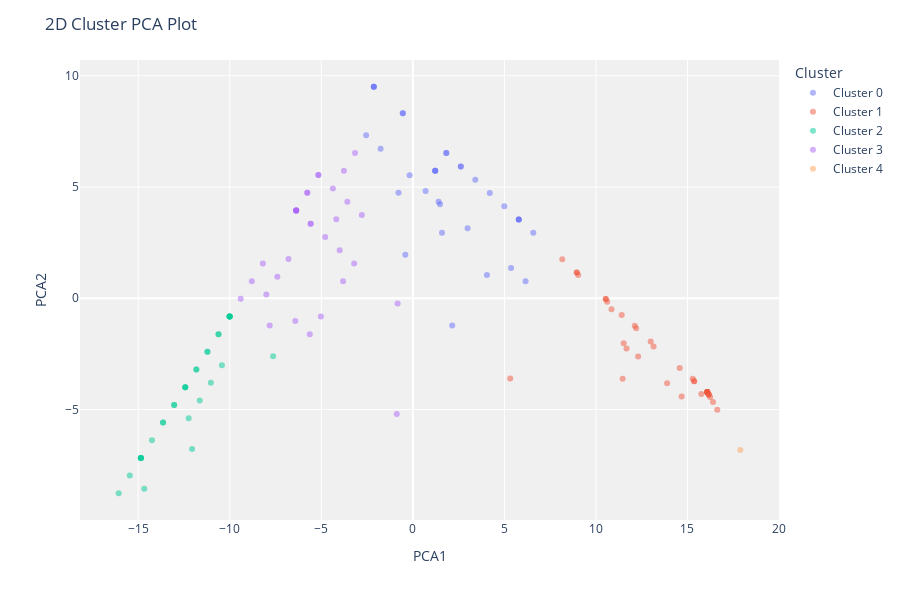

Notebook code cell kept with this figure:
### Code cell
plot_model(model_kmeans, plot = 'cluster')

### Figure 1 — Plotly figure (JSON) as saved in the notebook; plotly's stock layout.template omitted (floating-point values rounded to 4 significant figures)
{"data": [{"customdata": [[null], [null], [null], [null], [null], [null], [null], [null], [null], [null], [null], [null], [null], [null], [null], [null], [null], [null], [null], [null], [null], [null], [null], [null], [null], [null], [null], [null], [null], [null], [null], [null], [null]], "hovertemplate": "Cluster=Cluster 0<br>PCA1=%{x}<br>PCA2=%{y}<br>Feature=%{customdata[0]}<extra></extra>", "legendgroup": "Cluster 0", "marker": {"color": "#636efa", "opacity": 0.5, "symbol": "circle"}, "mode": "markers", "name": "Cluster 0", "orientation": "v", "showlegend": true, "textposition": "top center", "type": "scatter", "x": [1.827, 4.202, -2.552, 5.786, 2.991, 2.151, 2.619, 6.577, 1.486, 2.619, -0.5483, -2.132, 1.221, -1.76, 1.593, -0.1764, 4.047, -0.4103, 5.366, 1.407, 5.786, -2.132, 1.827, 1.221, -0.5483, 4.994, 1.221, 5.786, 6.158, -0.7822, 0.6939, 3.41, -2.132], "xaxis": "x", "y": [6.526, 4.736, 7.323, 3.543, 3.147, -1.224, 5.929, 2.946, 4.227, 5.929, 8.316, 9.509, 5.731, 6.727, 2.949, 5.533, 1.046, 1.957, 1.357, 4.34, 3.543, 9.509, 6.526, 5.731, 8.316, 4.139, 5.731, 3.543, 0.7603, 4.739, 4.824, 5.332, 9.509], "yaxis": "y"}, {"customdata": [[null], [null], [null], [null], [null], [null], [null], [null], [null], [null], [null], [null], [null], [null], [null], [null], [null], [null], [null], [null], [null], [null], [null], [null], [null], [null], [null], [null], [null], [null], [null], [null], [null], [null], [null], [null], [null]], "hovertemplate": "Cluster=Cluster 1<br>PCA1=%{x}<br>PCA2=%{y}<br>Feature=%{customdata[0]}<extra></extra>", "legendgroup": "Cluster 1", "marker": {"color": "#EF553B", "opacity": 0.5, "symbol": "circle"}, "mode": "markers", "name": "Cluster 1", "orientation": "v", "showlegend": true, "textposition": "top center", "type": "scatter", "x": [8.953, 16.24, 12.99, 11.46, 13.89, 16.08, 15.76, 15.29, 16.63, 8.953, 16.16, 8.161, 14.57, 16.08, 13.15, 12.12, 10.85, 10.54, 14.68, 9.031, 12.31, 11.41, 16.39, 10.61, 10.54, 15.37, 16.08, 12.2, 11.51, 11.67, 5.318, 16.08, 16.16, 16.08, 16.16, 15.37, 16.08], "xaxis": "x", "y": [1.156, -4.44, -1.941, -3.613, -3.815, -4.214, -4.297, -3.617, -5.007, 1.156, -4.327, 1.753, -3.134, -4.214, -2.167, -1.231, -0.4905, -0.03729, -4.412, 1.043, -2.622, -0.7472, -4.667, -0.1506, -0.03729, -3.73, -4.214, -1.344, -2.025, -2.252, -3.611, -4.214, -4.327, -4.214, -4.327, -3.73, -4.214], "yaxis": "y"}, {"customdata": [[null], [null], [null], [null], [null], [null], [null], [null], [null], [null], [null], [null], [null], [null], [null], [null], [null], [null], [null], [null], [null], [null], [null], [null], [null], [null], [null], [null], [null], [null], [null], [null]], "hovertemplate": "Cluster=Cluster 2<br>PCA1=%{x}<br>PCA2=%{y}<br>Feature=%{customdata[0]}<extra></extra>", "legendgroup": "Cluster 2", "marker": {"color": "#00cc96", "opacity": 0.5, "symbol": "circle"}, "mode": "markers", "name": "Cluster 2", "orientation": "v", "showlegend": true, "textposition": "top center", "type": "scatter", "x": [-14.67, -10.01, -11.64, -10.61, -13.04, -11.03, -11.22, -11.22, -10.01, -14.85, -12.06, -15.46, -12.43, -14.25, -12.24, -14.85, -13.64, -14.85, -12.43, -14.85, -13.04, -10.43, -13.64, -10.01, -16.06, -10.01, -11.82, -7.632, -10.01, -10.61, -11.82, -12.43], "xaxis": "x", "y": [-8.566, -0.8192, -4.594, -1.614, -4.792, -3.799, -2.408, -2.408, -0.8192, -7.175, -6.779, -7.969, -3.997, -6.38, -5.388, -7.175, -5.586, -7.175, -3.997, -7.175, -4.792, -3.005, -5.586, -0.8192, -8.764, -0.8192, -3.203, -2.609, -0.8192, -1.614, -3.203, -3.997], "yaxis": "y"}, {"customdata": [[null], [null], [null], [null], [null], [null], [null], [null], [null], [null], [null], [null], [null], [null], [null], [null], [null], [null], [null], [null], [null], [null], [null], [null], [null], [null], [null], [null], [null], [null], [null], [null], [null]], "hovertemplate": "Cluster=Cluster 3<br>PCA1=%{x}<br>PCA2=%{y}<br>Feature=%{customdata[0]}<extra></extra>", "legendgroup": "Cluster 3", "marker": {"color": "#ab63fa", "opacity": 0.5, "symbol": "circle"}, "mode": "markers", "name": "Cluster 3", "orientation": "v", "showlegend": true, "textposition": "top center", "type": "scatter", "x": [-6.792, -6.372, -6.372, -3.205, -5.581, -5.767, -8.004, -6.42, -4.369, -6.372, -8.19, -0.8781, -0.8301, -3.763, -2.786, -5.581, -7.818, -8.795, -3.157, -4.183, -5.629, -5.767, -7.398, -6.372, -3.577, -6.372, -3.811, -5.161, -4.789, -9.401, -3.997, -5.161, -5.023], "xaxis": "x", "y": [1.762, 3.948, 3.948, 1.561, 3.351, 4.742, 0.1731, -1.02, 4.94, 3.948, 1.564, -5.197, -0.2288, 5.734, 3.747, 3.351, -1.218, 0.7698, 6.529, 3.549, -1.617, 4.742, 0.9676, 3.948, 4.343, 3.948, 0.7666, 5.537, 2.754, -0.0247, 2.158, 5.537, -0.8223], "yaxis": "y"}, {"customdata": [[null]], "hovertemplate": "Cluster=Cluster 4<br>PCA1=%{x}<br>PCA2=%{y}<br>Feature=%{customdata[0]}<extra></extra>", "legendgroup": "Cluster 4", "marker": {"color": "#FFA15A", "opacity": 0.5, "symbol": "circle"}, "mode": "markers", "name": "Cluster 4", "orientation": "v", "showlegend": true, "textposition": "top center", "type": "scatter", "x": [17.88], "xaxis": "x", "y": [-6.82], "yaxis": "y"}], "layout": {"height": 600, "legend": {"title": {"text": "Cluster"}, "tracegroupgap": 0}, "margin": {"t": 60}, "plot_bgcolor": "rgb(240,240,240)", "title": {"text": "2D Cluster PCA Plot"}, "xaxis": {"anchor": "y", "domain": [0, 1], "title": {"text": "PCA1"}}, "yaxis": {"anchor": "x", "domain": [0, 1], "title": {"text": "PCA2"}}}}
